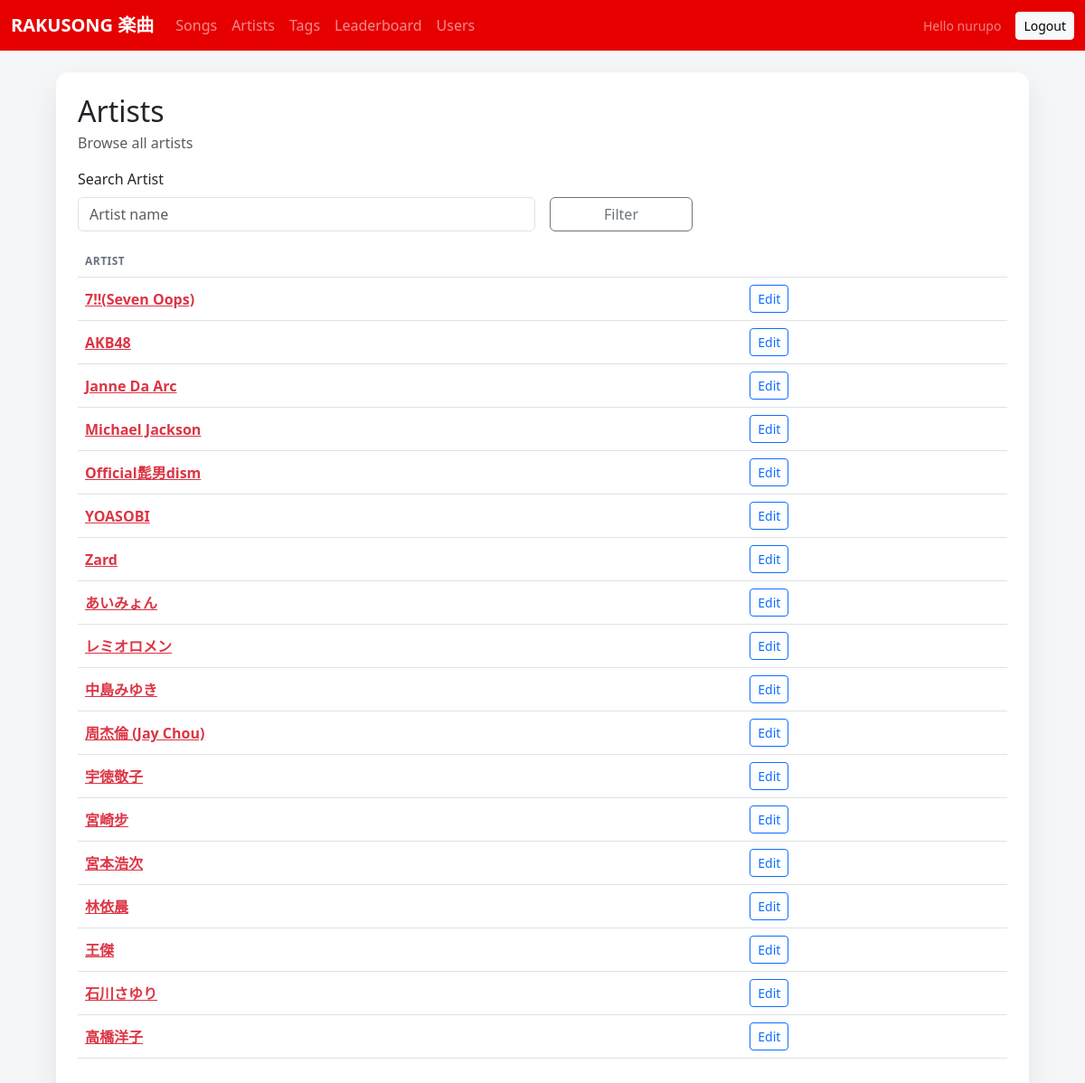
/ui/artists/ (signed in), run on the app's committed database.
### songs/models.py (models this page shows, shortened)
class ArtistIndex(models.Model):
    name = models.CharField(max_length=255, unique=True)
    next_song_no = models.PositiveIntegerField(default=1)

### songs/views_ui.py (the view)
@login_required
def artist_list(request):
    q = (request.GET.get('q') or '').strip()
    artists_qs = ArtistIndex.objects.all()
    if q:
        artists_qs = artists_qs.filter(name__icontains=q)
    artists_qs = artists_qs.order_by('name')
    return render(
        request,
        'songs/artist_list.html',
        {
            'artists': artists_qs,
            'q': q,
        },
    )

### templates/songs/artist_list.html (shortened to what this page needs)
{% extends "base.html" %}
{% block content %}
  <div class="card p-4">
    <div class="d-flex flex-wrap gap-3 justify-content-between align-items-center mb-3">
      <div>
        <h2 class="mb-1">Artists</h2>
        <div class="text-muted">Browse all artists</div>
      </div>
    </div>
    <form method="get" class="row g-3 align-items-end mb-3">
      <div class="col-md-6">
        <label class="form-label">Search Artist</label>
        <input type="text" name="q" value="{{ q }}" placeholder="Artist name" class="form-control" />
      </div>
      <div class="col-md-2 d-grid">
        <button class="btn btn-outline-secondary" type="submit">Filter</button>
      </div>
    </form>
    <div class="table-responsive">
      <table class="table align-middle">
      <thead>
        <tr>
          <th>Artist</th>
          <th></th>
        </tr>
      </thead>
      <tbody>
        {% for artist in artists %}
          <tr>
            <td>
              <a class="link-danger fw-semibold" href="{% url 'ui_artist_detail' artist.id %}">{{ artist.name }}</a>
            </td>
            <td>
              <a class="btn btn-sm btn-outline-primary" href="{% url 'ui_artist_edit' artist.id %}">Edit</a>
            </td>
          </tr>
        {% empty %}
          <tr>
            <td colspan="2" class="text-muted">No artists found.</td>
          </tr>
        {% endfor %}
      </tbody>
      </table>
    </div>
  </div>
{% endblock %}

### templates/base.html (shortened to what this page needs)
<!DOCTYPE html>
<html lang="en">
  <head>
    <link
      href="https://cdnjs.cloudflare.com/ajax/libs/bootstrap/5.3.8/css/bootstrap.min.css"
      rel="stylesheet"
    />
  </head>
  <body>
    <nav class="navbar navbar-expand-lg navbar-dark" style="background: #e60000;">
      <div class="container-fluid">
        <a class="navbar-brand fw-semibold" href="{% url 'ui_song_list' %}">RAKUSONG 楽曲</a>
        <div class="collapse navbar-collapse" id="mainNav">
          <ul class="navbar-nav me-auto mb-2 mb-lg-0">
            <li class="nav-item"><a class="nav-link" href="{% url 'ui_song_list' %}">Songs</a></li>
            <li class="nav-item"><a class="nav-link" href="{% url 'ui_artist_list' %}">Artists</a></li>
            <li class="nav-item"><a class="nav-link" href="{% url 'ui_tag_list' %}">Tags</a></li>
            <li class="nav-item"><a class="nav-link" href="{% url 'ui_leaderboard' %}">Leaderboard</a></li>
            <li class="nav-item"><a class="nav-link" href="{% url 'ui_user_list' %}">Users</a></li>
          </ul>
          {% if request.user.is_authenticated %}
            <div class="d-flex align-items-center gap-3">
              <span class="text-white-50 small">Hello {{ request.user.username }}</span>
              <a class="btn btn-light btn-sm" href="{% url 'ui_logout' %}">Logout</a>
            </div>
          {% endif %}
        </div>
      </div>
    </nav>
    <main class="container page-shell py-4">
      {% block content %}{% endblock %}
    </main>
  </body>
</html>

### templates/base.html (style rules this page uses)
:root { color-scheme: light; --bs-primary: #e60000; --bs-primary-rgb: 230, 0, 0; --bs-link-color: #e60000; --bs-link-hover-color: #b30000; }
body { margin: 0; font-family: "Segoe UI", "Helvetica Neue", Arial, sans-serif; background: #f5f6f8; color: #1b1f24; }
.page-shell { max-width: 1100px; }
.card { border-radius: 14px; box-shadow: 0 12px 30px rgba(17, 24, 39, 0.08); border: none; }
.table thead th { color: #6b7280; font-weight: 600; text-transform: uppercase; letter-spacing: 0.04em; font-size: 12px; }

### data on the page
ArtistIndex: name "7!!(Seven Oops)"
ArtistIndex: name "AKB48"
ArtistIndex: name "Janne Da Arc"
ArtistIndex: name "Michael Jackson"
ArtistIndex: name "Official髭男dism"
ArtistIndex: name "YOASOBI"
ArtistIndex: name "Zard"
ArtistIndex: name "あいみょん"
ArtistIndex: name "レミオロメン"
ArtistIndex: name "中島みゆき"
ArtistIndex: name "周杰倫 (Jay Chou)"
ArtistIndex: name "宇徳敬子"
ArtistIndex: name "宮崎步"
ArtistIndex: name "宮本浩次"
ArtistIndex: name "林依晨"
ArtistIndex: name "王傑"
ArtistIndex: name "石川さゆり"
ArtistIndex: name "高橋洋子"

### other printed values
{{ request.user.username }} "nurupo"
